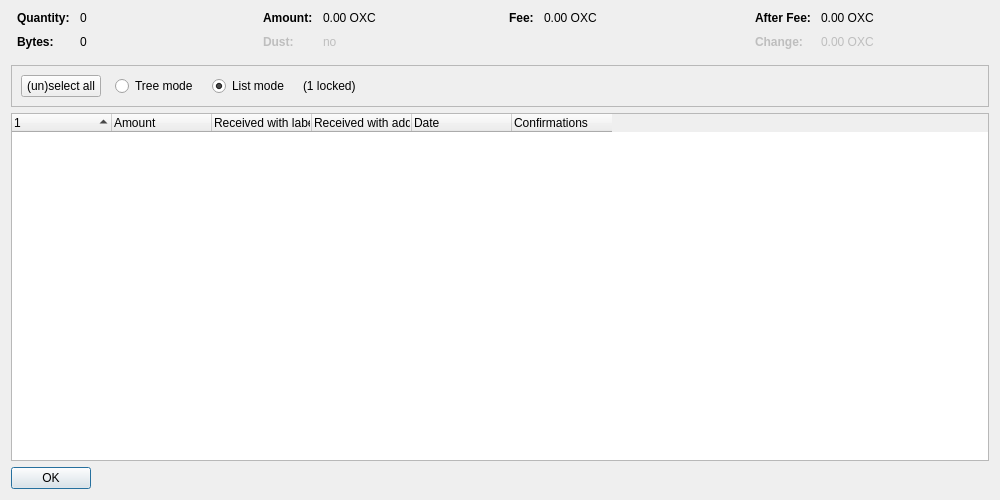
<?xml version="1.0" encoding="UTF-8"?>
<ui version="4.0">
 <class>CoinControlDialog</class>
 <widget class="QDialog" name="CoinControlDialog">
  <property name="geometry">
   <rect>
    <x>0</x>
    <y>0</y>
    <width>1000</width>
    <height>500</height>
   </rect>
  </property>
  <property name="windowTitle">
   <string>Coin Selection</string>
  </property>
  <layout class="QVBoxLayout" name="verticalLayout">
   <item>
    <layout class="QHBoxLayout" name="horizontalLayoutTop" stretch="0,0,0,0">
     <property name="topMargin">
      <number>0</number>
     </property>
     <property name="bottomMargin">
      <number>10</number>
     </property>
     <item>
      <layout class="QFormLayout" name="formLayoutCoinControl1">
       <property name="horizontalSpacing">
        <number>10</number>
       </property>
       <property name="verticalSpacing">
        <number>10</number>
       </property>
       <property name="leftMargin">
        <number>6</number>
       </property>
       <property name="rightMargin">
        <number>6</number>
       </property>
       <item row="0" column="0">
        <widget class="QLabel" name="labelCoinControlQuantityText">
         <property name="font">
          <font>
           <weight>75</weight>
           <bold>true</bold>
          </font>
         </property>
         <property name="text">
          <string>Quantity:</string>
         </property>
        </widget>
       </item>
       <item row="0" column="1">
        <widget class="QLabel" name="labelCoinControlQuantity">
         <property name="cursor">
          <cursorShape>IBeamCursor</cursorShape>
         </property>
         <property name="contextMenuPolicy">
          <enum>Qt::ActionsContextMenu</enum>
         </property>
         <property name="text">
          <string notr="true">0</string>
         </property>
         <property name="textInteractionFlags">
          <set>Qt::LinksAccessibleByMouse|Qt::TextSelectableByKeyboard|Qt::TextSelectableByMouse</set>
         </property>
        </widget>
       </item>
       <item row="1" column="0">
        <widget class="QLabel" name="labelCoinControlBytesText">
         <property name="font">
          <font>
           <weight>75</weight>
           <bold>true</bold>
          </font>
         </property>
         <property name="text">
          <string>Bytes:</string>
         </property>
        </widget>
       </item>
       <item row="1" column="1">
        <widget class="QLabel" name="labelCoinControlBytes">
         <property name="cursor">
          <cursorShape>IBeamCursor</cursorShape>
         </property>
         <property name="contextMenuPolicy">
          <enum>Qt::ActionsContextMenu</enum>
         </property>
         <property name="text">
          <string notr="true">0</string>
         </property>
         <property name="textInteractionFlags">
          <set>Qt::LinksAccessibleByMouse|Qt::TextSelectableByKeyboard|Qt::TextSelectableByMouse</set>
         </property>
        </widget>
       </item>
      </layout>
     </item>
     <item>
      <layout class="QFormLayout" name="formLayoutCoinControl2">
       <property name="horizontalSpacing">
        <number>10</number>
       </property>
       <property name="verticalSpacing">
        <number>10</number>
       </property>
       <property name="leftMargin">
        <number>6</number>
       </property>
       <property name="rightMargin">
        <number>6</number>
       </property>
       <item row="0" column="0">
        <widget class="QLabel" name="labelCoinControlAmountText">
         <property name="font">
          <font>
           <weight>75</weight>
           <bold>true</bold>
          </font>
         </property>
         <property name="text">
          <string>Amount:</string>
         </property>
        </widget>
       </item>
       <item row="0" column="1">
        <widget class="QLabel" name="labelCoinControlAmount">
         <property name="cursor">
          <cursorShape>IBeamCursor</cursorShape>
         </property>
         <property name="contextMenuPolicy">
          <enum>Qt::ActionsContextMenu</enum>
         </property>
         <property name="text">
          <string notr="true">0.00 OXC</string>
         </property>
         <property name="textInteractionFlags">
          <set>Qt::LinksAccessibleByMouse|Qt::TextSelectableByKeyboard|Qt::TextSelectableByMouse</set>
         </property>
        </widget>
       </item>
       <item row="1" column="0">
        <widget class="QLabel" name="labelCoinControlLowOutputText">
         <property name="enabled">
          <bool>false</bool>
         </property>
         <property name="font">
          <font>
           <weight>75</weight>
           <bold>true</bold>
          </font>
         </property>
         <property name="text">
          <string>Dust:</string>
         </property>
        </widget>
       </item>
       <item row="1" column="1">
        <widget class="QLabel" name="labelCoinControlLowOutput">
         <property name="enabled">
          <bool>false</bool>
         </property>
         <property name="cursor">
          <cursorShape>IBeamCursor</cursorShape>
         </property>
         <property name="contextMenuPolicy">
          <enum>Qt::ActionsContextMenu</enum>
         </property>
         <property name="text">
          <string notr="true">no</string>
         </property>
         <property name="textInteractionFlags">
          <set>Qt::LinksAccessibleByMouse|Qt::TextSelectableByKeyboard|Qt::TextSelectableByMouse</set>
         </property>
        </widget>
       </item>
      </layout>
     </item>
     <item>
      <layout class="QFormLayout" name="formLayoutCoinControl3">
       <property name="horizontalSpacing">
        <number>10</number>
       </property>
       <property name="verticalSpacing">
        <number>10</number>
       </property>
       <property name="leftMargin">
        <number>6</number>
       </property>
       <property name="rightMargin">
        <number>6</number>
       </property>
       <item row="0" column="0">
        <widget class="QLabel" name="labelCoinControlFeeText">
         <property name="font">
          <font>
           <weight>75</weight>
           <bold>true</bold>
          </font>
         </property>
         <property name="text">
          <string>Fee:</string>
         </property>
        </widget>
       </item>
       <item row="0" column="1">
        <widget class="QLabel" name="labelCoinControlFee">
         <property name="cursor">
          <cursorShape>IBeamCursor</cursorShape>
         </property>
         <property name="contextMenuPolicy">
          <enum>Qt::ActionsContextMenu</enum>
         </property>
         <property name="text">
          <string notr="true">0.00 OXC</string>
         </property>
         <property name="textInteractionFlags">
          <set>Qt::LinksAccessibleByMouse|Qt::TextSelectableByKeyboard|Qt::TextSelectableByMouse</set>
         </property>
        </widget>
       </item>
      </layout>
     </item>
     <item>
      <layout class="QFormLayout" name="formLayoutCoinControl4">
       <property name="horizontalSpacing">
        <number>10</number>
       </property>
       <property name="verticalSpacing">
        <number>10</number>
       </property>
       <property name="leftMargin">
        <number>6</number>
       </property>
       <property name="rightMargin">
        <number>6</number>
       </property>
       <item row="0" column="0">
        <widget class="QLabel" name="labelCoinControlAfterFeeText">
         <property name="font">
          <font>
           <weight>75</weight>
           <bold>true</bold>
          </font>
         </property>
         <property name="text">
          <string>After Fee:</string>
         </property>
        </widget>
       </item>
       <item row="0" column="1">
        <widget class="QLabel" name="labelCoinControlAfterFee">
         <property name="cursor">
          <cursorShape>IBeamCursor</cursorShape>
         </property>
         <property name="contextMenuPolicy">
          <enum>Qt::ActionsContextMenu</enum>
         </property>
         <property name="text">
          <string notr="true">0.00 OXC</string>
         </property>
         <property name="textInteractionFlags">
          <set>Qt::LinksAccessibleByMouse|Qt::TextSelectableByKeyboard|Qt::TextSelectableByMouse</set>
         </property>
        </widget>
       </item>
       <item row="1" column="0">
        <widget class="QLabel" name="labelCoinControlChangeText">
         <property name="enabled">
          <bool>false</bool>
         </property>
         <property name="font">
          <font>
           <weight>75</weight>
           <bold>true</bold>
          </font>
         </property>
         <property name="text">
          <string>Change:</string>
         </property>
        </widget>
       </item>
       <item row="1" column="1">
        <widget class="QLabel" name="labelCoinControlChange">
         <property name="enabled">
          <bool>false</bool>
         </property>
         <property name="cursor">
          <cursorShape>IBeamCursor</cursorShape>
         </property>
         <property name="contextMenuPolicy">
          <enum>Qt::ActionsContextMenu</enum>
         </property>
         <property name="text">
          <string notr="true">0.00 OXC</string>
         </property>
         <property name="textInteractionFlags">
          <set>Qt::LinksAccessibleByMouse|Qt::TextSelectableByKeyboard|Qt::TextSelectableByMouse</set>
         </property>
        </widget>
       </item>
      </layout>
     </item>
    </layout>
   </item>
   <item>
    <widget class="QFrame" name="frame">
     <property name="minimumSize">
      <size>
       <width>0</width>
       <height>40</height>
      </size>
     </property>
     <property name="frameShape">
      <enum>QFrame::StyledPanel</enum>
     </property>
     <property name="frameShadow">
      <enum>QFrame::Sunken</enum>
     </property>
     <layout class="QHBoxLayout" name="horizontalLayout">
      <item>
       <layout class="QHBoxLayout" name="horizontalLayoutPanel" stretch="0,0,0,0,0">
        <property name="spacing">
         <number>14</number>
        </property>
        <item>
         <widget class="QPushButton" name="pushButtonSelectAll">
          <property name="sizePolicy">
           <sizepolicy hsizetype="Maximum" vsizetype="Fixed">
            <horstretch>0</horstretch>
            <verstretch>0</verstretch>
           </sizepolicy>
          </property>
          <property name="text">
           <string>(un)select all</string>
          </property>
          <property name="autoDefault">
           <bool>false</bool>
          </property>
         </widget>
        </item>
        <item>
         <widget class="QRadioButton" name="radioTreeMode">
          <property name="sizePolicy">
           <sizepolicy hsizetype="Maximum" vsizetype="Fixed">
            <horstretch>0</horstretch>
            <verstretch>0</verstretch>
           </sizepolicy>
          </property>
          <property name="text">
           <string>Tree mode</string>
          </property>
         </widget>
        </item>
        <item>
         <widget class="QRadioButton" name="radioListMode">
          <property name="sizePolicy">
           <sizepolicy hsizetype="Maximum" vsizetype="Fixed">
            <horstretch>0</horstretch>
            <verstretch>0</verstretch>
           </sizepolicy>
          </property>
          <property name="text">
           <string>List mode</string>
          </property>
          <property name="checked">
           <bool>true</bool>
          </property>
         </widget>
        </item>
        <item>
         <widget class="QLabel" name="labelLocked">
          <property name="text">
           <string notr="true">(1 locked)</string>
          </property>
         </widget>
        </item>
        <item>
         <spacer name="horizontalSpacer">
          <property name="orientation">
           <enum>Qt::Horizontal</enum>
          </property>
          <property name="sizeHint" stdset="0">
           <size>
            <width>40</width>
            <height>20</height>
           </size>
          </property>
         </spacer>
        </item>
       </layout>
      </item>
     </layout>
    </widget>
   </item>
   <item>
    <widget class="CoinControlTreeWidget" name="treeWidget">
     <property name="contextMenuPolicy">
      <enum>Qt::CustomContextMenu</enum>
     </property>
     <property name="sortingEnabled">
      <bool>false</bool>
     </property>
     <property name="columnCount">
      <number>6</number>
     </property>
     <attribute name="headerShowSortIndicator" stdset="0">
      <bool>true</bool>
     </attribute>
     <attribute name="headerStretchLastSection">
      <bool>false</bool>
     </attribute>
     <column>
      <property name="text">
       <string/>
      </property>
     </column>
     <column>
      <property name="text">
       <string>Amount</string>
      </property>
     </column>
     <column>
      <property name="text">
       <string>Received with label</string>
      </property>
     </column>
     <column>
      <property name="text">
       <string>Received with address</string>
      </property>
     </column>
     <column>
      <property name="text">
       <string>Date</string>
      </property>
     </column>
     <column>
      <property name="text">
       <string>Confirmations</string>
      </property>
      <property name="toolTip">
       <string>Confirmed</string>
      </property>
     </column>
     <column>
      <property name="text">
       <string/>
      </property>
     </column>
     <column>
      <property name="text">
       <string/>
      </property>
     </column>
     <column>
      <property name="text">
       <string/>
      </property>
     </column>
     <column>
      <property name="text">
       <string/>
      </property>
     </column>
    </widget>
   </item>
   <item>
    <widget class="QDialogButtonBox" name="buttonBox">
     <property name="sizePolicy">
      <sizepolicy hsizetype="Maximum" vsizetype="Fixed">
       <horstretch>0</horstretch>
       <verstretch>0</verstretch>
      </sizepolicy>
     </property>
     <property name="orientation">
      <enum>Qt::Horizontal</enum>
     </property>
     <property name="standardButtons">
      <set>QDialogButtonBox::Ok</set>
     </property>
    </widget>
   </item>
  </layout>
 </widget>
 <customwidgets>
  <customwidget>
   <class>CoinControlTreeWidget</class>
   <extends>QTreeWidget</extends>
   <header>qt/coincontroltreewidget.h</header>
  </customwidget>
 </customwidgets>
 <resources/>
 <connections/>
</ui>
